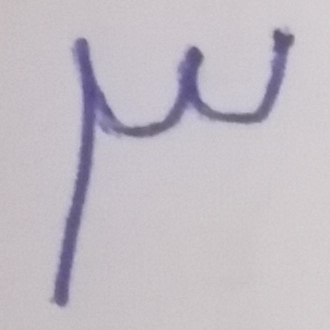
#> input picture raw_images/01.png, 330 x 330 px; its folder holds only this picture in this run
$ python create_images.py
#> lines starting #> are read from the running program, lines starting #| are printed output that depends on the picture; after the words box and inside, x2 and y2 are one past the last pixel; in counts of white or black regions, pixels touching at a corner belong together
import os
import shutil
import cv2
import numpy as np
import random

raw_images_directory = "raw_images"
new_images_directory = "new_images"

if not os.path.exists(new_images_directory):
    os.mkdir(new_images_directory)
else:
    shutil.rmtree(new_images_directory)
    os.mkdir(new_images_directory)

def create_new_images(raw_images_directory, new_images_directory):
    """
    This function takes raw images from a directory, preprocesses them by resizing, applying GaussianBlur and thresholding,
    and then creates five new images of size (100, 100) by placing the preprocessed image at five different randomly selected positions.

    Args:
        raw_images_directory (str): Path to the directory containing the raw images.
        new_images_directory (str): Path to the directory where the new images will be saved.
    """
#> called with raw_images_directory = 'raw_images', new_images_directory = 'new_images'
    i = 1
    for j in range(5):
        i = 1 + (j * len(os.listdir(raw_images_directory)))

        # iterate over raw images in the directory
        for raw_image in os.listdir(raw_images_directory):
            raw_image_path = os.path.join(raw_images_directory, raw_image)

            # read the image in grayscale
            image = cv2.imread(raw_image_path, cv2.IMREAD_GRAYSCALE)
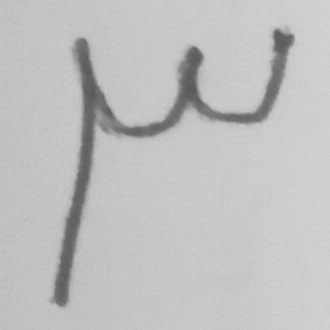
#> image: shape (330, 330); min 85, max 213, mean 191.8

            # resize the image to (50, 50)
            resized_gray_image = cv2.resize(image, (50, 50), interpolation=cv2.INTER_AREA)
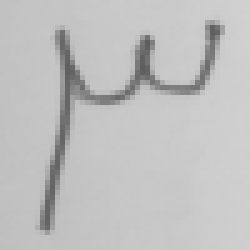
#> resized_gray_image: shape (50, 50) (shown 5 times larger); min 93, max 209, mean 191.8

            # apply GaussianBlur to the resized gray image
            blured_image = cv2.GaussianBlur(resized_gray_image, (5, 5), 0)
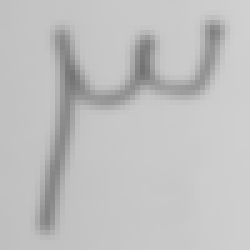
#> blured_image: shape (50, 50) (shown 5 times larger); min 115, max 208, mean 191.8

            # apply thresholding to create a binary image
            _, final_image = cv2.threshold(blured_image, 0, 255, cv2.THRESH_BINARY+cv2.THRESH_OTSU)
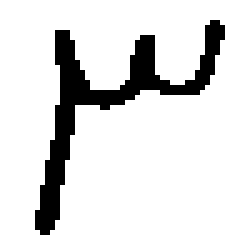
#> final_image: shape (50, 50) (shown 5 times larger); 87.2% white; 1 black region, box (x1, y1, x2, y2) and area: (7, 4, 45, 47) 321

            # convert the image to RGB format
            img = cv2.cvtColor(final_image, cv2.COLOR_BGR2RGB)

            # convert the image to a numpy array
            img_array = np.array(img)

            # create a white blank image of size (100, 100)
            new_image = np.ones((100, 100, 3)) * 255

            # randomly select positions for placing the preprocessed image
            xrand_number = random.randint(0, 50) # x coordinate of the center of the main image
            yrand_number = random.randint(0, 50) # y coordinate of the center of the main image

            # place the preprocessed image on the new blank image at the selected positions
            new_image[xrand_number:xrand_number+50, yrand_number:yrand_number+50, :3] = img_array
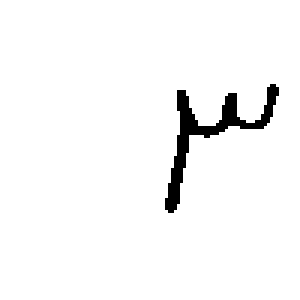
#> new_image: shape (100, 100, 3) float64 (shown 3 times larger); 96.8% white; 1 black region, box (x1, y1, x2, y2) and area: (55, 28, 93, 71) 321

            # save the new image with a formatted number as its name
            number = f"{i:02d}"
            file_path = f"{new_images_directory}/{number}.png"
            cv2.imwrite(file_path, new_image)

            i += 1

    # shuffle created images and rename them with sequential numbers
    # get a list of the new images file names
    file_names = os.listdir(new_images_directory)
#> file_names = []
    random.shuffle(file_names)
    for i, file_name in enumerate(file_names):
        new_file_name = f"{i+1:04d}.png"
        current_file_path = os.path.join(new_images_directory, file_name)
        new_file_path = os.path.join(new_images_directory, new_file_name)
        os.rename(current_file_path, new_file_path)
#> this loop made 0 passes

create_new_images(raw_images_directory, new_images_directory)
